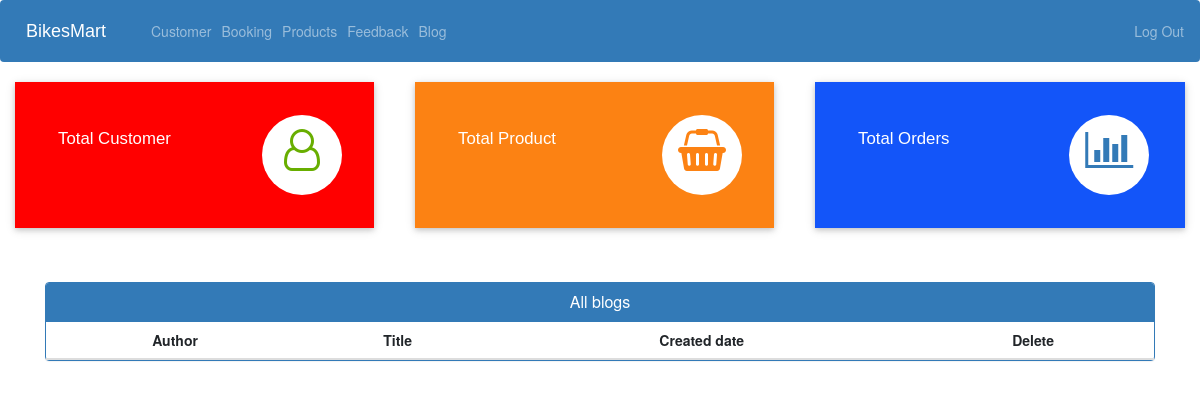
Before: /admin-blog with the older database file.
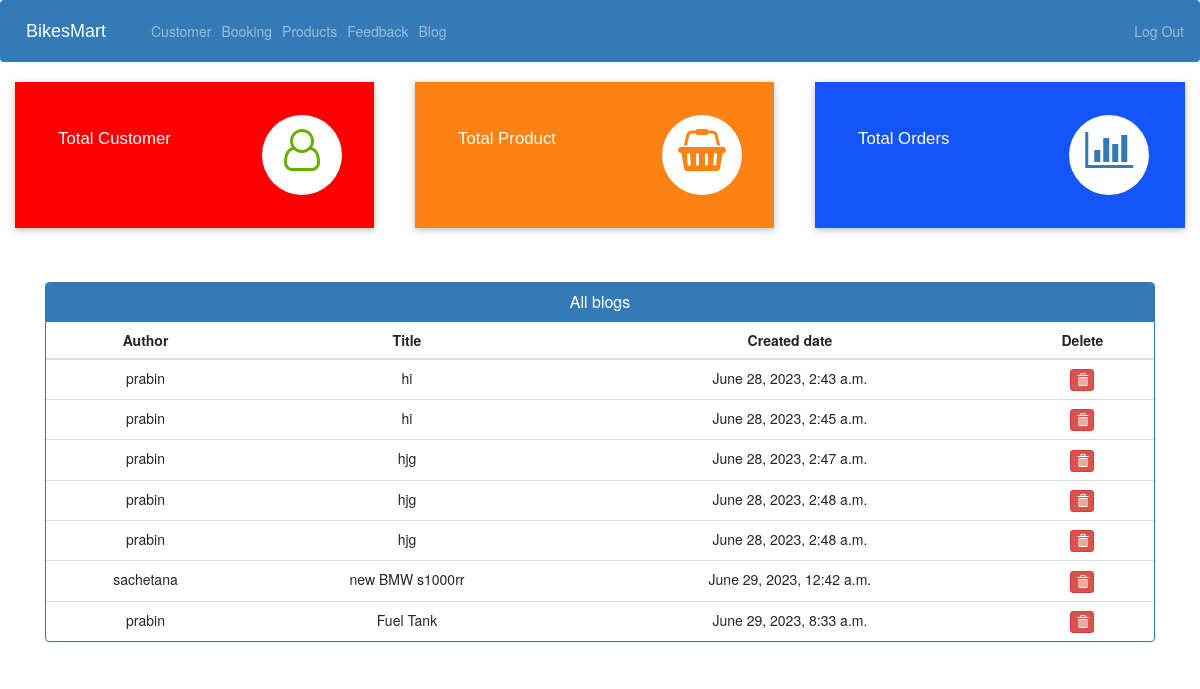
After: the same page with the newer database file.
### ecom/models.py (models this page shows, shortened)
class Blog(models.Model):
    author = models.ForeignKey(User, on_delete=models.CASCADE)
    title = models.CharField(max_length=200)
    content = models.TextField()
    image = models.ImageField(upload_to='product_image/',null=True,blank=True)
    created_at = models.DateTimeField(auto_now_add=True)

### ecom/views.py (the view)
# urls.py: path('admin-blog', views.admin_blog_view,name='blog'),
def admin_blog_view(request):
    blogs = Blog.objects.all()
    return render(request,'ecom/admin_blog.html',{'blogs':blogs})

### templates/ecom/admin_blog.html (shortened to what this page needs)
{% extends 'ecom/admin_base.html' %}
{% load static %}
{% block content %}
<head>
  <link rel="stylesheet" href="https://stackpath.bootstrapcdn.com/bootstrap/4.3.1/css/bootstrap.min.css">
  <link rel="stylesheet" href="https://maxcdn.bootstrapcdn.com/font-awesome/4.7.0/css/font-awesome.min.css">
  {%include 'ecom/admin_dashboard_cards.html'%}
  <br><br><br><br><br>
</head>
<br><br><br>
<div class="container" >
  <div class="row">
    <div class="col-md-12">
     <div class="panel panel-primary" >
      <div class="panel-heading" style="text-align:center;">
        <h6 class="panel-title" style="text-align:center;">All blogs</h6>
      </div>
      <table class="table table-hover" id="dev-table">
          <thead>
            <tr>
              <th class="text-center">Author</th>
              <th class="text-center">Title</th>
              <th class="text-center">Created date</th>
              <th class="text-center">Delete</th>
            </tr>
          </thead>
      {% for blog in blogs %}
            <tr>
                <td class="text-center"> {{blog.author}}</td>
                <td class="text-center"> {{blog.title}}</td>
                <td class="text-center">{{blog.created_at}}</td>
                <td class="text-center"><a class="btn btn-danger btn-xs" href="{% url 'delete_blog' blog.id  %}"><span class="glyphicon glyphicon-trash"></span></a></td>
            </tr>
      {% endfor %}
      </table>
     </div>
    </div>
  </div>
</div>
{% endblock content %}

### templates/ecom/admin_base.html (shortened to what this page needs)
<!DOCTYPE html>
{% load static %}
<html lang="en">
<head>
  <link rel="stylesheet" href="https://stackpath.bootstrapcdn.com/bootstrap/4.3.1/css/bootstrap.min.css">
  <link rel="stylesheet" href="https://maxcdn.bootstrapcdn.com/font-awesome/4.7.0/css/font-awesome.min.css">
</head>
<body>
  <div class="bs-example">
    <nav class="navbar navbar-expand-md navbar-dark fixed-top" style="background:#337AB7;">
      <a href="/" class="navbar-brand">BikesMart</a>
      <div class="collapse navbar-collapse justify-content-between" id="navbarCollapse">
        <div class="navbar-nav">
          <a href="/view-customer" class="nav-item nav-link">Customer</a>
          <a href="/admin-view-booking" class="nav-item nav-link">Booking</a>
          <a href="/admin-products" class="nav-item nav-link">Products</a>
          <a href="/view-feedback" class="nav-item nav-link">Feedback</a>
          <a href="/admin-blog" class="nav-item nav-link">Blog</a>
        </div>
        <div class="navbar-nav navbar-right">
          <a href="/logout" class="nav-item nav-link">Log Out</a>
        </div>
      </div>
    </nav>
  </div>
  {% block content %}
  {% endblock content %}
<br><br><br><br><br><br><br><br>
</body>
</html>

### templates/ecom/admin_dashboard_cards.html (shortened to what this page needs)
<!DOCTYPE html>
<html lang="en" dir="ltr">
<head>
  <link rel="stylesheet" href="https://maxcdn.bootstrapcdn.com/bootstrap/3.4.1/css/bootstrap.min.css">
  <link rel="stylesheet" href="https://cdnjs.cloudflare.com/ajax/libs/font-awesome/4.7.0/css/font-awesome.min.css">
</head>
<body>
  <div class="market-updates">
    <div class="col-md-4 market-update-gd">
      <div class="market-update-block clr-block-1">
        <div class="col-md-8 market-update-left">
          <h4>Total Customer</h4>
        </div>
        <div class="col-md-4 market-update-right">
          <i class="fa fa-user-o"></i>
        </div>
        <div class="clearfix"> </div>
      </div>
    </div>
    <div class="col-md-4 market-update-gd">
      <div class="market-update-block clr-block-2">
        <div class="col-md-8 market-update-left">
          <h4>Total Product</h4>
        </div>
        <div class="col-md-4 market-update-right">
          <i class="fa fa-shopping-basket"></i>
        </div>
        <div class="clearfix"> </div>
      </div>
    </div>
    <div class="col-md-4 market-update-gd">
      <div class="market-update-block clr-block-3">
        <div class="col-md-8 market-update-left">
          <h4>Total Orders</h4>
        </div>
        <div class="col-md-4 market-update-right">
          <i class="fa fa-bar-chart"> </i>
        </div>
        <div class="clearfix"> </div>
      </div>
    </div>
  </div>
  <br><br>
</body>
</html>

### templates/ecom/admin_base.html (style rules this page uses)
.bs-example { margin: 0px; }
.navbar-brand { font-size: 20px; font-family: sans-serif; }
.fa { font-size: 23px; width: 60px; text-align: center; text-decoration: none; margin: 5px 2px; border-radius: 50%; }

### templates/ecom/admin_dashboard_cards.html (style rules this page uses)
.market-update-block { padding: 2em 2em; background: #999; }
.market-update-block h4 { font-size: 1.2em; color: #fff; margin: 0.3em 0em; font-family: 'Carrois Gothic', sans-serif; }
.market-update-block.clr-block-1 { background: #ff0000; margin-right: 0.8em; box-shadow: 0 2px 5px 0 rgba(0, 0, 0, 0.16), 0 2px 10px 0 rgba(0, 0, 0, 0.12); transition: 0.5s all; -webkit-transition: 0.5s all; -moz-transition: 0.5s all; -o-transition: 0.5s all; }
.market-update-block.clr-block-2 { background: #FC8213; margin-right: 0.8em; box-shadow: 0 2px 5px 0 rgba(0, 0, 0, 0.16), 0 2px 10px 0 rgba(0, 0, 0, 0.12); transition: 0.5s all; -webkit-transition: 0.5s all; -moz-transition: 0.5s all; -o-transition: 0.5s all; }
.market-update-block.clr-block-3 { background: #1355f9; box-shadow: 0 2px 5px 0 rgba(0, 0, 0, 0.16), 0 2px 10px 0 rgba(0, 0, 0, 0.12); transition: 0.5s all; -webkit-transition: 0.5s all; -moz-transition: 0.5s all; -o-transition: 0.5s all; }
.market-update-right i.fa.fa-user-o { font-size: 3em; color: #68AE00; width: 80px; height: 80px; background: #fff; text-align: center; border-radius: 49px; -webkit-border-radius: 49px; -moz-border-radius: 49px; -o-border-radius: 49px; line-height: 1.7em; }
.market-update-right i.fa.fa-shopping-basket { font-size: 3em; color: #FC8213; width: 80px; height: 80px; background: #fff; text-align: center; border-radius: 49px; -webkit-border-radius: 49px; -moz-border-radius: 49px; -o-border-radius: 49px; line-height: 1.7em; }
.market-update-right i.fa.fa-bar-chart { font-size: 3em; color: #337AB7; width: 80px; height: 80px; background: #fff; text-align: center; border-radius: 49px; -webkit-border-radius: 49px; -moz-border-radius: 49px; -o-border-radius: 49px; line-height: 1.7em; }
.market-update-left { padding: 0px; }

Changed rows visible on the page:
added Blog: author "prabin", title "hi", created_at "June 28, 2023, 2:43 a.m."
added Blog: author "prabin", title "hi", created_at "June 28, 2023, 2:45 a.m."
added Blog: author "prabin", title "hjg", created_at "June 28, 2023, 2:47 a.m."
added Blog: author "prabin", title "hjg", created_at "June 28, 2023, 2:48 a.m."
added Blog: author "prabin", title "hjg", created_at "June 28, 2023, 2:48 a.m."
added Blog: author "sachetana", title "new BMW s1000rr", created_at "June 29, 2023, 12:42 a.m."
added Blog: author "prabin", title "Fuel Tank", created_at "June 29, 2023, 8:33 a.m."
